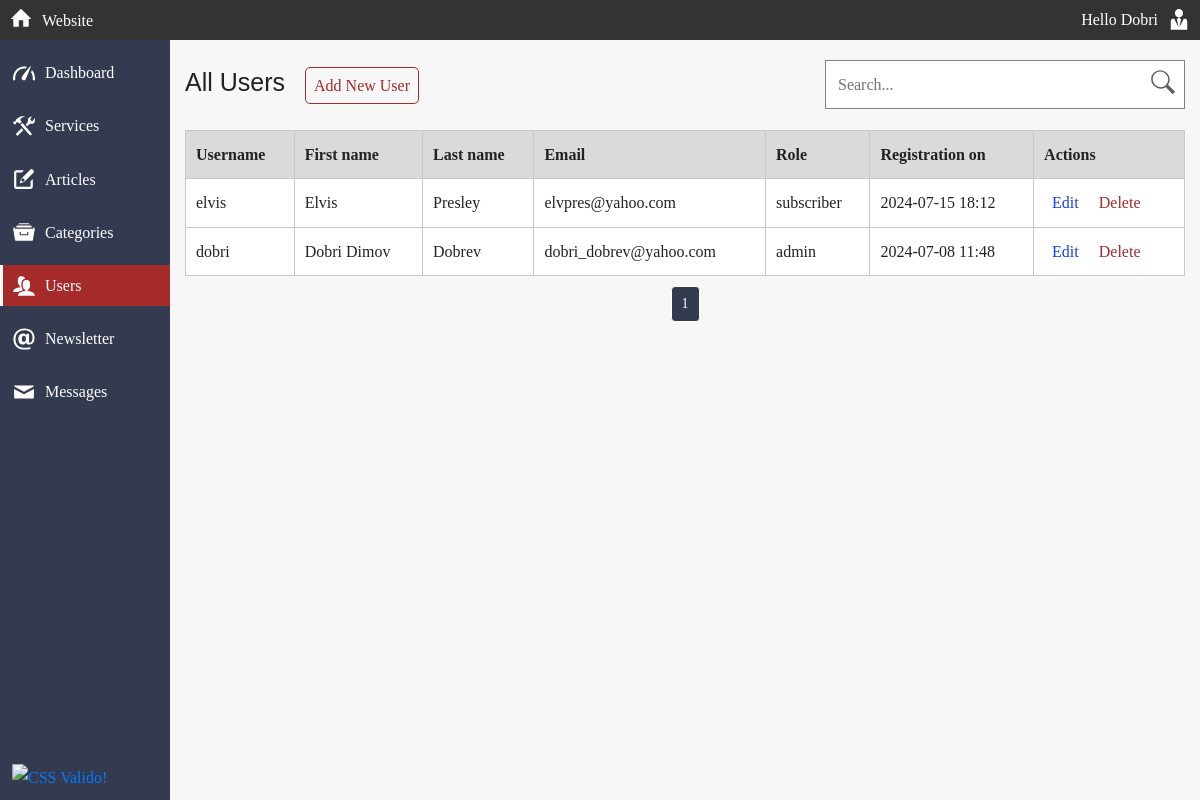
/cms_admin/users.php (signed in), run on the app's committed database.
### tables this page shows
CREATE TABLE `users` (
  `user_id` int(3) NOT NULL,
  `username` varchar(64) NOT NULL,
  `user_firstname` varchar(64) NOT NULL,
  `user_lastname` varchar(64) NOT NULL,
  `user_email` varchar(128) NOT NULL,
  `user_date` timestamp NULL DEFAULT NULL,
  `password` varchar(256) NOT NULL,
  `user_role` varchar(64) NOT NULL
);

### cms_admin/includes/functions.php (called while the page is built, shortened)
<?php
function fetchData($con_db, $tableName, $condition = '', $orderBy = '', $limit = '') {
    $sql = "SELECT * FROM $tableName";
    if (!empty($condition)) {
        $sql .= " WHERE $condition";
    }
    if (!empty($orderBy)) {
        $sql .= " ORDER BY $orderBy";
    }
    if (!empty($limit)) {
        $sql .= " LIMIT $limit";
    }
    $query = mysqli_query($con_db, $sql);
    return mysqli_fetch_all($query, MYSQLI_ASSOC);
}
function pagination($con_db, $tableName, $currentPage, $itemsPerPage, $condition = '', $orderBy = '') {
    $offset = ($currentPage - 1) * $itemsPerPage;
    $totalRecordsSql = "SELECT COUNT(*) FROM $tableName";
    if (!empty($condition)) {
        $totalRecordsSql .= " WHERE $condition";
    }
    $totalResult = mysqli_query($con_db, $totalRecordsSql);
    $totalRow = mysqli_fetch_array($totalResult);
    $total = $totalRow[0];
    $totalPages = ceil($total / $itemsPerPage);
    $limit = "$offset, $itemsPerPage";
    $data = fetchData($con_db, $tableName, $condition, $orderBy, $limit);
    return ['data' => $data, 'totalPages' => $totalPages];
}

### cms_admin/users.php (the view, shortened to what this page needs)
<?php
require "includes/admin_header.php";
$usersPerPage = 10;
$currentPage = isset($_GET['page']) ? (int)$_GET['page'] : 1;
$usersQuery = null;
if (!$usersQuery) {
    $usersPagination = pagination($con_db, 'users', $currentPage, $usersPerPage, 'user_date', 'user_id DESC');
    $users = $usersPagination['data'];
}
?>
<div class="container">
    <div class="admin-page">
        <div class="admin-page__box">
            <h1 class="admin-page__title">All Users</h1>
            <a href="includes/add_user.php" class="admin-page__crud-link">Add New User</a>
        </div>
        <div>
            <form action="users.php" class="search-form" method="post">
                <input type="search" name="search" id="search" class="search-form__input" placeholder="Search...">
                <button class="search-form__button" type="submit" name="submit">
                    <svg class="search-form__search-icon-magnifying-glass">
                        <use href="../assets/front-icons/symbol-defs.svg#icon-magnifying-glass"></use>
                    </svg>
                </button>
            </form>
        </div>
    </div>
    <div class="default-table">
        <table class="default-table__table">
            <thead>
                <tr>
                    <th>Username</th>
                    <th>First name</th>
                    <th>Last name</th>
                    <th>Email</th>
                    <th>Role</th>
                    <th>Registration on</th>
                    <th>Actions</th>
                </tr>
            </thead>
            <tbody>
                <?php if (!empty($users)) : ?>
                    <?php foreach ($users as $user) :
                        $user_id = $user["user_id"];
                        $username = $user["username"];
                        $user_firstname = $user["user_firstname"];
                        $user_lastname = $user["user_lastname"];
                        $user_email = $user["user_email"];
                        $user_role = $user["user_role"];
                        $user_date = date("Y-m-d H:i", strtotime($user["user_date"]));
                    ?>
                        <tr>
                            <td><?= $username ?></td>
                            <td><?= $user_firstname ?></td>
                            <td><?= $user_lastname ?></td>
                            <td><?= $user_email ?></td>
                            <td><?= $user_role ?></td>
                            <td><?= $user_date ?></td>
                            <td>
                                <a href="includes/edit_user.php?edit=<?= $user_id ?>" class="default">Edit</a>
                                <a href="javascript:void(0);" onclick="showDeleteModal(<?= $user_id ?>, 'users.php')" class="delete">Delete</a>
                            </td>
                        </tr>
                    <?php endforeach; ?>
                <?php endif; ?>
            </tbody>
        </table>
    </div>
    <div class="pagination">
        <a href="?page=1" title="Page 1" aria-label="Page 1" class="<?= $currentPage == 1 ? 'active' : '' ?>">1</a>
    </div>
</div>
<?php
require "includes/admin_footer.php";
?>

### data on the page
users: username "elvis", user_firstname "Elvis", user_lastname "Presley", user_email "elvpres@yahoo.com", user_role "subscriber", user_date "2024-07-15 18:12"
users: username "dobri", user_firstname "Dobri Dimov", user_lastname "Dobrev", user_email "dobri_dobrev@yahoo.com", user_role "admin", user_date "2024-07-08 11:48"

### other printed values
$_SESSION["username"] "Dobri"
